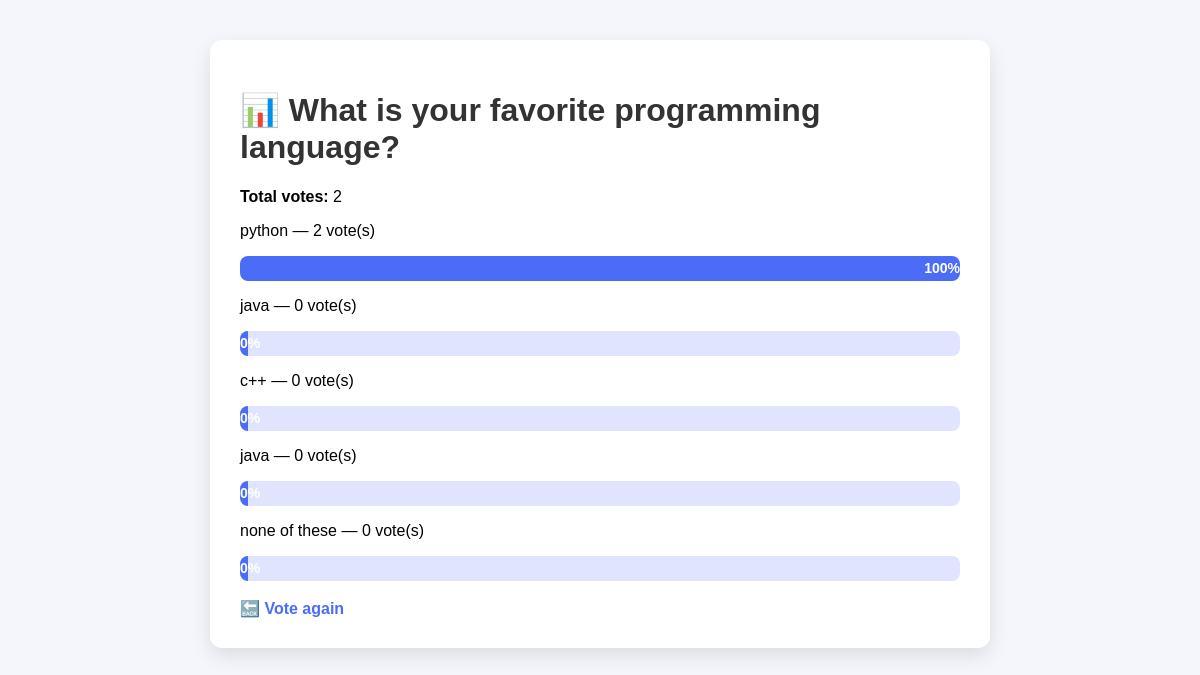
/1/results/, run on the app's committed database.
### polls/models.py (models this page shows, shortened)
class Question(models.Model):
    question_text = models.CharField(max_length=200)
    pub_date = models.DateTimeField('date published')

class Choice(models.Model):
    question = models.ForeignKey(Question, on_delete=models.CASCADE)
    choice_text = models.CharField(max_length=200)
    votes = models.IntegerField(default=0)

### polls/views.py (the view)
# urls.py: path('<int:question_id>/results/', views.results, name='results'),
def results(request, question_id):
    question = get_object_or_404(Question, pk=question_id)
    total_votes = sum(choice.votes for choice in question.choice_set.all())
    choices_with_percent = []
    for choice in question.choice_set.all():
        if total_votes == 0:
            percent = 0
        else:
            percent = int((choice.votes / total_votes) * 100)
        choices_with_percent.append({
            'choice': choice,
            'percent': percent
        })
    context = {
        'question': question,
        'choices_with_percent': choices_with_percent,
        'total_votes': total_votes,
    }
    return render(request, 'polls/results.html', context)

### polls/templates/polls/results.html
{% load static %}
<link rel="stylesheet" href="{% static 'polls/style.css' %}">
<div class="container">
  <h1>📊 {{ question.question_text }}</h1>
  <p><strong>Total votes:</strong> {{ total_votes }}</p>
  {% for item in choices_with_percent %}
    <p>
      {{ item.choice.choice_text }} —
      {{ item.choice.votes }} vote(s)
    </p>
    <div class="result-bar">
      <div class="result-fill" style="width: {{ item.percent }}%;">
        {{ item.percent }}%
      </div>
    </div>
  {% endfor %}
  <br>
  <a href="{% url 'index' %}">🔙 Vote again</a>
</div>

### polls/templates/polls/style.css (style rules this page uses)
.container { width: 60%; margin: 40px auto; background: white; padding: 30px; border-radius: 12px; box-shadow: 0 8px 20px rgba(0,0,0,0.1); }
h1 { color: #333; }
a { text-decoration: none; color: #4a6cf7; font-weight: bold; }
.result-bar { background: #e0e4ff; border-radius: 8px; overflow: hidden; height: 25px; margin-top: 5px; }
.result-fill { background: #4a6cf7; height: 100%; color: white; text-align: right; padding-right: 8px; line-height: 25px; font-size: 14px; font-weight: bold; }

### data on the page
Question: question_text "What is your favorite programming language?"
Choice: choice.choice_text "python", choice.votes "2", percent "100"
Choice: choice.choice_text "java", choice.votes "0", percent "0"
Choice: choice.choice_text "c++", choice.votes "0", percent "0"
Choice: choice.choice_text "java", choice.votes "0", percent "0"
Choice: choice.choice_text "none of these", choice.votes "0", percent "0"

### other printed values
{{ total_votes }} "2"
